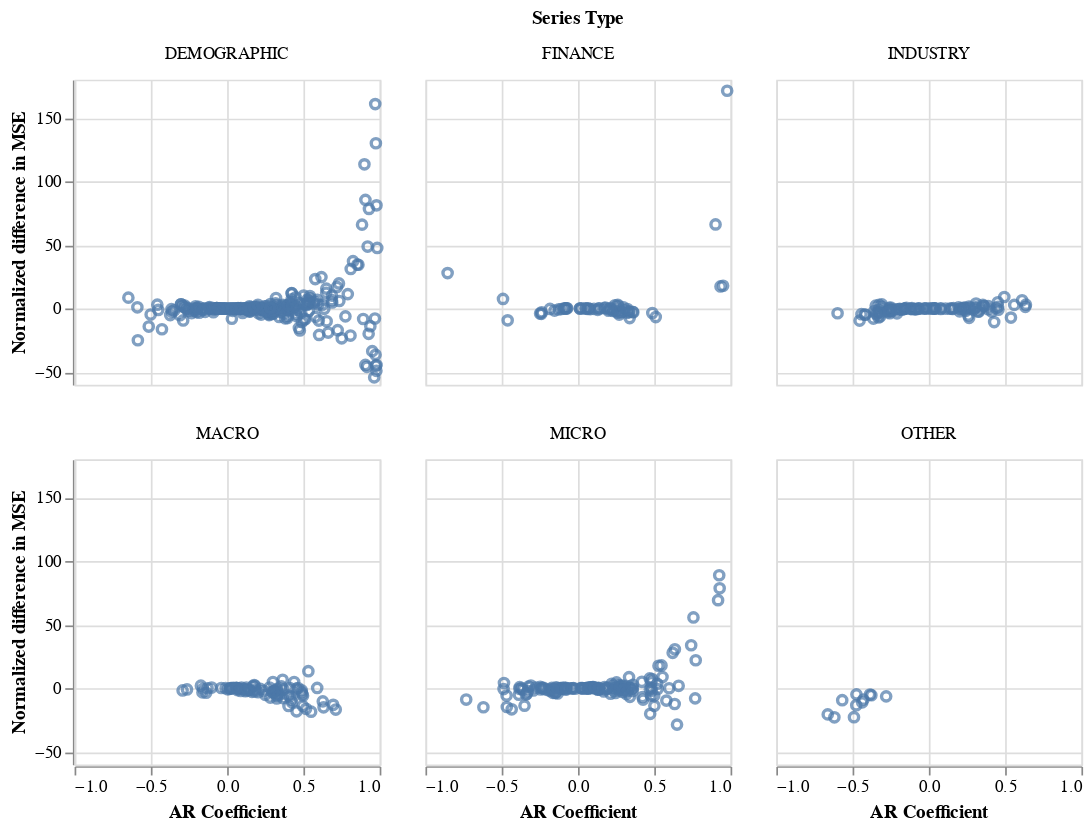

This figure's notebook cell:
### Code cell
(altair.Chart(yearly_est_df, title = 'Quarterly M3 Estimation')
 .mark_point()
 .encode(x=altair.X('ar_coef', title = 'AR Coefficient'),
         y=altair.Y('MSE_Ratio',title = 'Normalized difference in MSE'))
#          color=altair.Color('series_type', title = 'Series Type') )
 .properties(
    width=180,
    height=180)
.facet(
    facet=altair.Facet('series_type', title = 'Series Type'),
    columns=3
)
)

### Figure 1 — Vega-Lite specification as saved in the notebook (floating-point values rounded to 4 significant figures; data arrays with more than 128 entries replaced by an {"elided": "..."} marker saying what was removed)
{"config": {"view": {"continuousWidth": 400, "continuousHeight": 300}}, "data": {"name": "data-2928d5f4f550e3f9991509cf656bdb9d"}, "facet": {"type": "nominal", "field": "series_type", "title": "Series Type"}, "spec": {"mark": "point", "encoding": {"x": {"type": "quantitative", "field": "ar_coef", "title": "AR Coefficient"}, "y": {"type": "quantitative", "field": "MSE_Ratio", "title": "Normalized difference in MSE"}}, "height": 180, "title": "Quarterly M3 Estimation", "width": 180}, "columns": 3, "$schema": "https://vega.github.io/schema/vega-lite/v4.8.1.json", "datasets": {"data-2928d5f4f550e3f9991509cf656bdb9d": {"elided": "645 records"}}}
